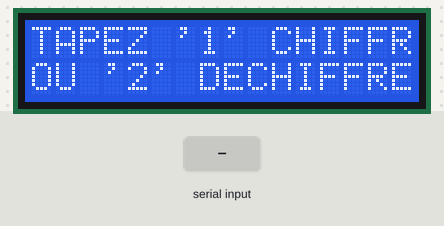
A sketch run on a simulated Arduino Uno, built with avr-gcc and run on an emulated ATmega328P. Parts: 16×2 character LCD. Inputs (shaded band) come from the test bench. What the sketch prints to the serial monitor is not drawn.

Above: at 5.3 s.
5.4 s: "1\n" received over Serial
At 6.2 s:
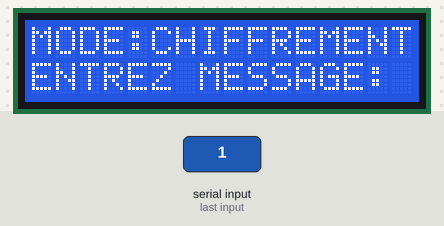
6.9 s: "2\n" received over Serial
At 8.0 s:
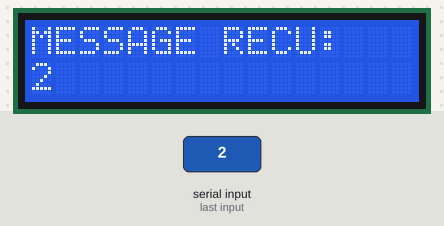
8.4 s: "90,45\n" received over Serial
At 8.9 s:
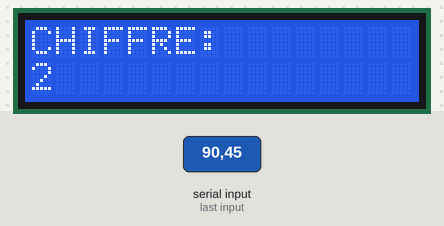
9.9 s: "2\n" received over Serial
At 12.6 s:
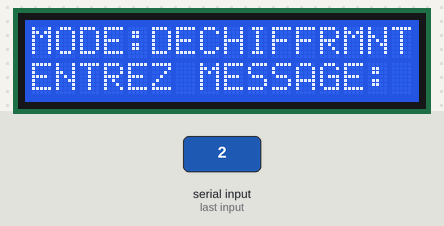
Timing chart, 0 to 13.9 s (numbered marks = the images above; inputs shaded):
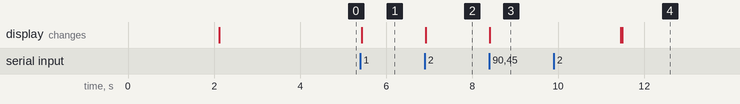

The sketch:

crypto.ino
```cpp
 #include <LiquidCrystal_I2C.h>

// Initialisation de l'écran LCD I2C
// Adresse I2C par défaut : 0x27 (peut être 0x3F sur certains modules)
// Format: LiquidCrystal_I2C(adresse, colonnes, lignes)
LiquidCrystal_I2C lcd(0x27, 16, 2);

// Variables pour stocker le message, la clé et le mode
String message = "";
int key = 0;
int mode = 0; // 1 pour chiffrement, 2 pour déchiffrement

void setup() {
  // Initialisation de la communication série
  Serial.begin(115200);

  // Initialisation de l'écran LCD I2C
  lcd.init();
  lcd.backlight(); // Allumer le rétroéclairage

  lcd.clear();
  lcd.print("=== METHODE CESAR ===");

  delay(2000); // Attendre un moment avant de demander l'option
  lcd.clear();

  Serial.println("Tapez '1' pour Chiffrer ou '2' pour Déchiffrer, suivi de 'Enter' :");

  lcd.setCursor(0, 0);
  lcd.print("TAPEZ '1' CHIFFRER");
  lcd.setCursor(0, 1);
  lcd.print("OU '2' DECHIFFRER");

  delay(2000); // Attendre un moment avant de demander l'option
}

void loop() {
  // Lecture des données depuis le moniteur série
  if (Serial.available() > 0) {
    String input = Serial.readStringUntil('\n'); // Lire jusqu'à la fin de la ligne
    input.trim(); // Supprimer les espaces inutiles

    if (mode == 0) { // Si le mode n'est pas défini
      if (input == "1") {
        mode = 1;
        Serial.println("Mode : Chiffrement");
        lcd.clear();
        lcd.setCursor(0, 0);
        lcd.print("MODE:CHIFFREMENT");
        Serial.println("Entrez un message (terminé par 'Enter') :");
        lcd.setCursor(0, 1);
        lcd.print("ENTREZ MESSAGE:");
      } else if (input == "2") {
        mode = 2;
        Serial.println("Mode : Déchiffrement");
        lcd.clear();
        lcd.setCursor(0, 0);
        lcd.print("MODE:DECHIFFRMNT");
        Serial.println("Entrez un message (terminé par 'Enter') :");
        lcd.setCursor(0, 1);
        lcd.print("ENTREZ MESSAGE:");
      } else {
        Serial.println("Option invalide. Tapez '1' pour Chiffrer ou '2' pour Déchiffrer.");
      }
    } else if (message == "") { // Si le message n'est pas encore entré
      message = input;
      Serial.println("Entrez une clé (nombre entier) :");
      lcd.clear();
      lcd.setCursor(0, 0);
      lcd.print("MESSAGE RECU:");
      lcd.setCursor(0, 1);
      // Afficher seulement les 16 premiers caractères du message sur LCD
      if (message.length() > 16) {
        lcd.print(message.substring(0, 16));
      } else {
        lcd.print(message);
      }
    } else if (key == 0) { // Si la clé n'est pas encore entrée
      key = input.toInt();
      if (mode == 2) key = -key; // Si déchiffrement, inverser la clé
      String result = encryptCesar(message, key);

      // Affichage sur le LCD
      lcd.clear();
      lcd.setCursor(0, 0);
      lcd.print(mode == 2 ? "DECHIFFRE:" : "CHIFFRE:");
      lcd.setCursor(0, 1);
      // Afficher seulement les 16 premiers caractères du résultat sur LCD
      if (result.length() > 16) {
        lcd.print(result.substring(0, 16));
      } else {
        lcd.print(result);
      }

      // Affichage complet dans le terminal
      Serial.println(mode == 2 ? "Message déchiffré : " + result : "Message chiffré : " + result);

      // Réinitialiser pour un autre essai
      message = "";
      key = 0;
      mode = 0;

      delay(3000); // Laisser du temps pour lire le résultat

      lcd.clear();
      lcd.setCursor(0, 0);
      lcd.print("TAPEZ '1' CHIFFRER");
      lcd.setCursor(0, 1);
      lcd.print("OU '2' DECHIFFRER");

      Serial.println("\nTapez '1' pour Chiffrer ou '2' pour Déchiffrer, suivi de 'Enter' :");
    }
  }
}

// Fonction de chiffrement/déchiffrement de César
String encryptCesar(String msg, int shift) {
  String result = "";
  shift = shift % 26; // Réduction de la clé pour éviter des dépassements inutiles

  for (int i = 0; i < msg.length(); i++) {
    char c = msg[i];
    if (isAlpha(c)) {
      char base = isLowerCase(c) ? 'a' : 'A'; // Détermine si c'est une lettre minuscule ou majuscule
      c = (c - base + shift + 26) % 26 + base; // Calcul du décalage avec prise en charge des valeurs négatives
    }
    result += c; // Ajouter le caractère (chiffré ou non) au résultat
  }
  return result;
}

// Vérifie si un caractère est une lettre alphabétique
bool isAlpha(char c) {
  return (c >= 'A' && c <= 'Z') || (c >= 'a' && c <= 'z');
}

// Vérifie si un caractère est en minuscule
bool isLowerCase(char c) {
  return c >= 'a' && c <= 'z';
}
```

Measured:
- after the input at 5.4 s, the display: changes at once (image 1)
- after the input at 6.9 s, the display: changes at once (image 2)
- after the input at 8.4 s, the display: changes at once (image 3)
- after the input at 9.9 s, the display: first differs from a run without the input after 1.6 s (image 4)
